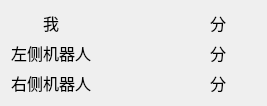
<?xml version="1.0" encoding="UTF-8"?>
<ui version="4.0">
 <class>ScorePanel</class>
 <widget class="QWidget" name="ScorePanel">
  <property name="geometry">
   <rect>
    <x>0</x>
    <y>0</y>
    <width>267</width>
    <height>102</height>
   </rect>
  </property>
  <property name="windowTitle">
   <string>Form</string>
  </property>
  <layout class="QGridLayout" name="gridLayout">
   <item row="0" column="2">
    <widget class="QLabel" name="score1">
     <property name="font">
      <font>
       <pointsize>12</pointsize>
      </font>
     </property>
     <property name="text">
      <string>分</string>
     </property>
     <property name="alignment">
      <set>Qt::AlignCenter</set>
     </property>
    </widget>
   </item>
   <item row="1" column="2">
    <widget class="QLabel" name="score2">
     <property name="font">
      <font>
       <pointsize>12</pointsize>
      </font>
     </property>
     <property name="text">
      <string>分</string>
     </property>
     <property name="alignment">
      <set>Qt::AlignCenter</set>
     </property>
    </widget>
   </item>
   <item row="0" column="0">
    <widget class="QLabel" name="meTitle">
     <property name="font">
      <font>
       <pointsize>12</pointsize>
      </font>
     </property>
     <property name="text">
      <string>我</string>
     </property>
     <property name="alignment">
      <set>Qt::AlignCenter</set>
     </property>
    </widget>
   </item>
   <item row="2" column="2">
    <widget class="QLabel" name="score3">
     <property name="font">
      <font>
       <pointsize>12</pointsize>
      </font>
     </property>
     <property name="text">
      <string>分</string>
     </property>
     <property name="alignment">
      <set>Qt::AlignCenter</set>
     </property>
    </widget>
   </item>
   <item row="2" column="0">
    <widget class="QLabel" name="rightTitle">
     <property name="font">
      <font>
       <pointsize>12</pointsize>
      </font>
     </property>
     <property name="text">
      <string>右侧机器人</string>
     </property>
     <property name="alignment">
      <set>Qt::AlignCenter</set>
     </property>
    </widget>
   </item>
   <item row="1" column="0">
    <widget class="QLabel" name="leftTitle">
     <property name="font">
      <font>
       <pointsize>12</pointsize>
      </font>
     </property>
     <property name="text">
      <string>左侧机器人</string>
     </property>
     <property name="alignment">
      <set>Qt::AlignCenter</set>
     </property>
    </widget>
   </item>
   <item row="2" column="1">
    <widget class="QLabel" name="rightScore">
     <property name="font">
      <font>
       <pointsize>12</pointsize>
      </font>
     </property>
     <property name="text">
      <string/>
     </property>
     <property name="alignment">
      <set>Qt::AlignCenter</set>
     </property>
    </widget>
   </item>
   <item row="1" column="1">
    <widget class="QLabel" name="leftScore">
     <property name="font">
      <font>
       <pointsize>12</pointsize>
      </font>
     </property>
     <property name="text">
      <string/>
     </property>
     <property name="alignment">
      <set>Qt::AlignCenter</set>
     </property>
    </widget>
   </item>
   <item row="0" column="1">
    <widget class="QLabel" name="meScore">
     <property name="font">
      <font>
       <pointsize>12</pointsize>
      </font>
     </property>
     <property name="text">
      <string/>
     </property>
     <property name="alignment">
      <set>Qt::AlignCenter</set>
     </property>
    </widget>
   </item>
  </layout>
 </widget>
 <resources/>
 <connections/>
</ui>
